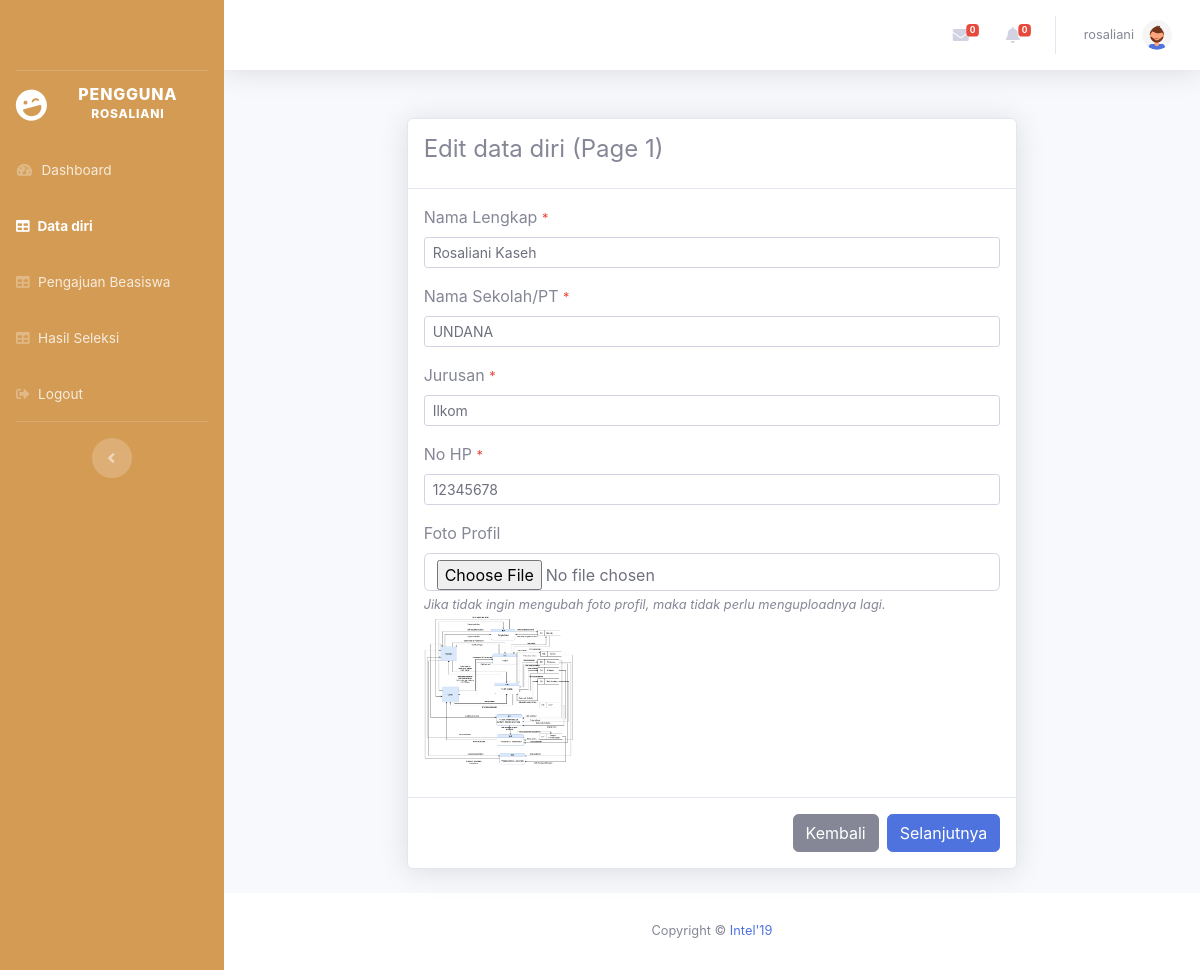
The page /user/edit-data-diri.php (signed in) on the database its author committed.
### tables this page shows
CREATE TABLE `data_pelamar` (
  `id_pelamar` int(11) NOT NULL,
  `nama` varchar(50) NOT NULL,
  `foto` varchar(255) NOT NULL,
  `sekolah` varchar(100) NOT NULL,
  `jurusan` varchar(50) NOT NULL,
  `no_hp` varchar(12) NOT NULL,
  `kartu_keluarga` varchar(255) DEFAULT NULL,
  `s_beasiswa_lain` varchar(255) DEFAULT NULL,
  `raport_khs` varchar(255) DEFAULT NULL,
  `f_id_rayon` int(11) NOT NULL,
  `f_id_login` int(11) NOT NULL
);

### config.php (called while the page is built, shortened)
<?php
function connectDatabase()
{
    $conn = new mysqli(DB_HOST, DB_USERNAME, DB_PASSWORD, DB_NAME);
    return $conn;
}
?>

### user/functions/data-diri.php (called while the page is built, shortened)
<?php
require_once '../config.php';
class DataDiri{
    private $db;
    public function __construct()
    {
        $this->db = connectDatabase();
    }
    public function cekDataPelamar($id_login){
        return $this->db->query("SELECT * FROM data_pelamar dp JOIN rayon r ON dp.f_id_rayon=r.id_rayon WHERE f_id_login='$id_login'");
    }
}
$dataDiri = new DataDiri();
?>

### user/edit-data-diri.php (the view, shortened to what this page needs)
<?php
require_once '../includes/header.php';
require_once './functions/data-diri.php';
$cekDataPelamar = $dataDiri->cekDataPelamar($_SESSION['id_user']);
$fecthDataPelamar = mysqli_fetch_assoc($cekDataPelamar);
?>
<div class="row d-flex justify-content-center">
    <div class="col-lg-8">
        <div class="card shadow mb-4">
            <div class="modal-header">
                <h4>Edit data diri (Page 1)</h4>
            </div>
            <form action="" method="post" enctype="multipart/form-data">
                <div class="modal-body">
                    <div class="form-group">
                        <label for="nama">Nama Lengkap <small class="text-danger">*</small></label>
                        <input class="form-control form-control-sm" required value="<?=$fecthDataPelamar['nama'];?>"
                            name="data_diri[]" type="text" placeholder="Nama">
                    </div>
                    <div class="form-group">
                        <label for="sekolah">Nama Sekolah/PT <small class="text-danger">*</small></label>
                        <input class="form-control form-control-sm" value="<?=$fecthDataPelamar['sekolah'];?>" required
                            name="data_diri[]" type="text" placeholder="Nama Sekolah/PT">
                    </div>
                    <div class="form-group">
                        <label for="jurusan">Jurusan <small class="text-danger">*</small></label>
                        <input class="form-control form-control-sm" value="<?=$fecthDataPelamar['jurusan'];?>" required
                            name="data_diri[]" type="text" placeholder="Jurusan sekolah/PT">
                    </div>
                    <div class="form-group">
                        <label for="no_hp">No HP <small class="text-danger">*</small></label>
                        <input class="form-control form-control-sm" value="<?=$fecthDataPelamar['no_hp'];?>" required
                            name="data_diri[]" type="number" placeholder="Nomor HP">
                    </div>
                    <div class="form-group">
                        <label for="foto" class="form-label">Foto Profil</label>
                        <input type="file" accept=".jpg, .jpeg, .png" class="form-control" name="foto" id="foto"
                            placeholder="Foto profil anda" />
                        <small class="text-secondary"><i>Jika tidak ingin mengubah foto profil, maka tidak perlu
                                menguploadnya lagi.</i></small>
                        <div class="images">
                            <img src="./uploads/profil/<?=$fecthDataPelamar['foto'];?>"
                                style="height:150px; width:150px;" class="card-img-top" alt="...">
                        </div>
                    </div>
                </div>
                <div class="modal-footer">
                    <a href="./data_diri.php" class="btn btn-secondary" data-dismiss="modal">Kembali</a>
                    <button type="submit" name="selanjutnya" class="btn btn-primary">Selanjutnya</button>
                </div>
            </form>
        </div>
    </div>
</div>
<?php require '../includes/footer.php';?>

### rows shown on the page
data_pelamar: nama "Rosaliani Kaseh", sekolah "UNDANA", jurusan "Ilkom", no_hp "12345678", foto (picture)

### other values the page prints
$_SESSION['username'] "ROSALIANI"
$jumlah_pesan "0"
$countBelumDibaca "0"
$_SESSION['username'] "rosaliani"
